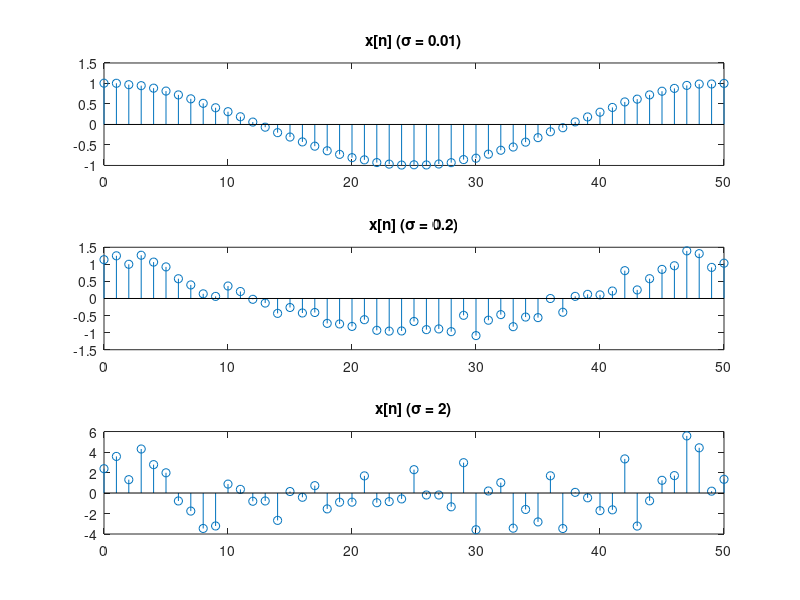

Write MATLAB code to recreate this figure.
% Exercise 7
n= 0:50;
w = randn(1,51);
x1 = cos(0.04*pi*n)+0.01*w;
x2 = cos(0.04*pi*n)+0.2*w;
x3 = cos(0.04*pi*n)+2*w;

subplot(3,1,1); stem(n,x1);
title('x[n] (\sigma = 0.01)');
subplot(3,1,2); stem(n,x2);
title('x[n] (\sigma = 0.2)');
subplot(3,1,3); stem(n,x3);
title('x[n] (\sigma = 2)');